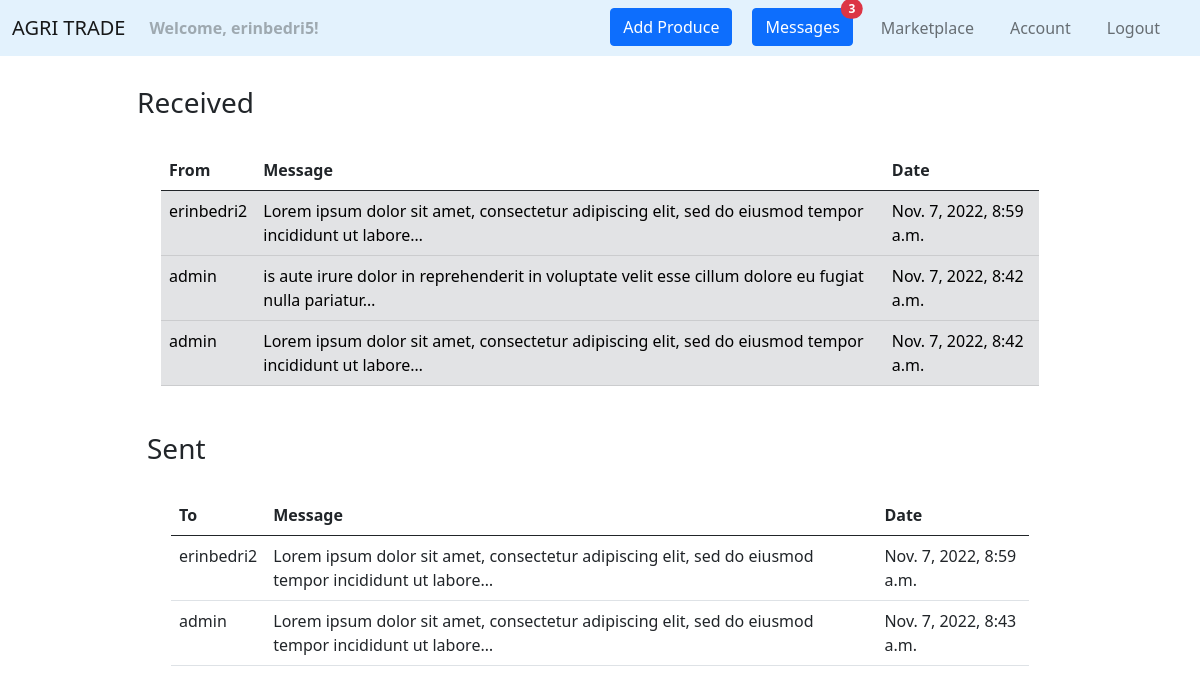
The page /messages/ (signed in) on the database as committed earlier.
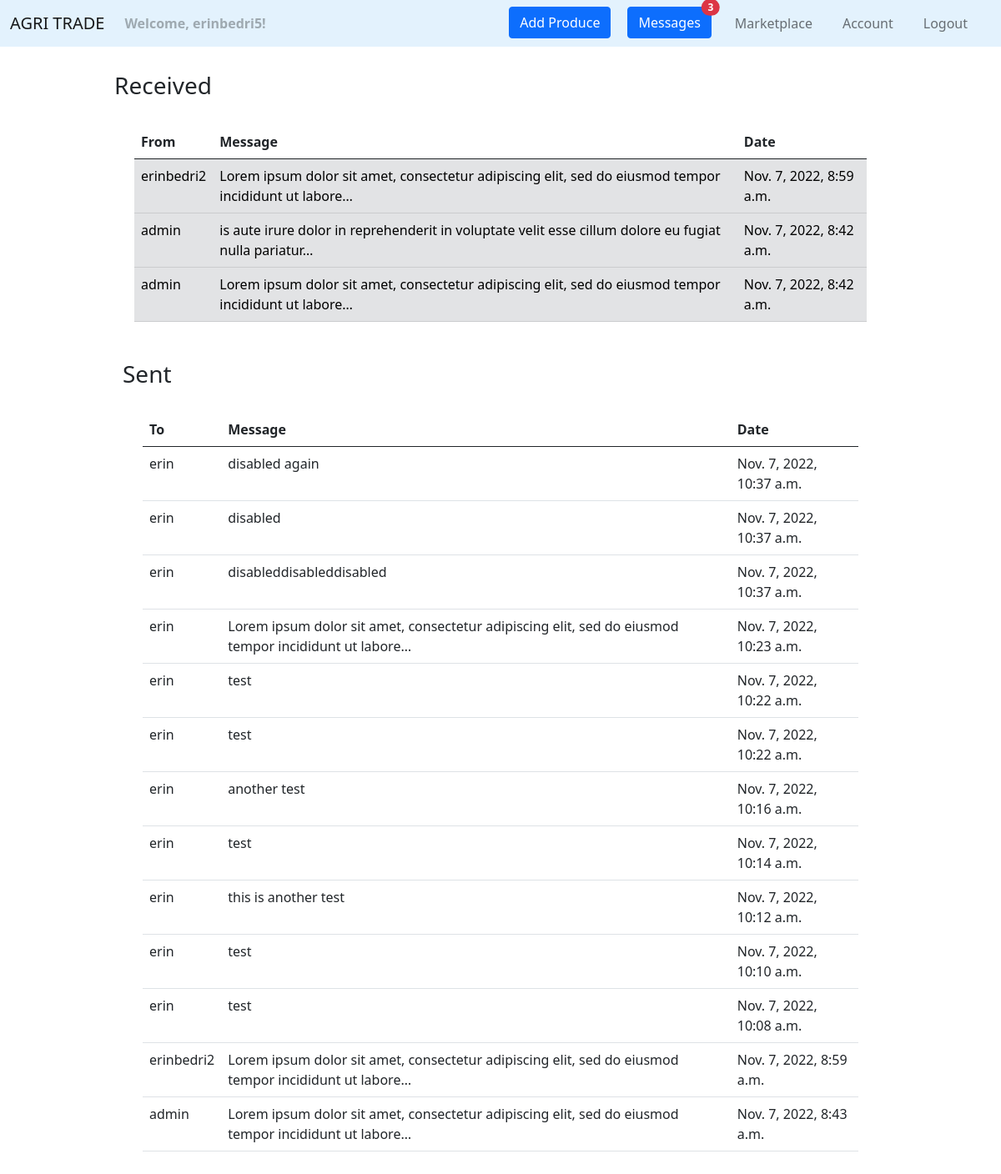
The same page on the database as committed later.
### agri_trade/user_messages/models.py (models this page shows)
class Message(models.Model):
    sender = models.ForeignKey(
        UserModel,
        on_delete=CASCADE,
        related_name='sender',
    )
    receiver = models.ForeignKey(
        UserModel,
        on_delete=CASCADE,
        related_name='receiver',
    )
    body = models.TextField(
        max_length=500,
    )
    created_at = models.DateTimeField(
        auto_now_add=True,
    )
    is_read = models.BooleanField(
        default=False,
    )

### agri_trade/user_messages/views.py (the view)
# urls.py: path('', views.show_messages, name='messages'),
@login_required
def show_messages(request):
    messages_inbox = Message.objects\
        .filter(receiver=request.user)\
        .order_by('-created_at')
    messages_outbox = Message.objects\
        .filter(sender=request.user)\
        .order_by('-created_at')
    unread_messages_count = Message.objects\
        .filter(is_read=False)\
        .filter(receiver=request.user)\
        .count()
    context = {
        'messages_inbox': messages_inbox,
        'messages_outbox': messages_outbox,
        'unread_messages_count': unread_messages_count,
    }
    return render(request, 'user_messages/messages.html', context)

### agri_trade/user_messages/templates/user_messages/messages.html
{% extends 'web/base.html' %}
{% block content %}
    <div class="container" style="margin-top: 30px; margin-bottom: 50px">
        <div class="row justify-content-md-center">
            <div class="col-md-10">
                <h3>Received</h3>
                <div class="container">
                    <table class="table table-hover" style="margin-top: 30px">
                        <thead>
                        <tr>
                            <th scope="col">From</th>
                            <th scope="col">Message</th>
                            <th scope="col">Date</th>
                        </tr>
                        </thead>
                        <tbody>
                        {% for message in messages_inbox %}
                            <tr onclick="window.location='{% url 'user_messages:message' message.id %}';"
                                    {% if not message.is_read %} class="table-secondary" {% endif %}>
                                <td>{{ message.sender }}</td>
                                <td>{{ message.body|truncatechars:100 }}</td>
                                <td>{{ message.created_at }}</td>
                            </tr>
                        {% empty %}
                            <p>You have not received any messages yet.</p>
                        {% endfor %}
                        </tbody>
                    </table>
                </div>
            </div>
        </div>
        <div class="container" style="margin-top: 30px; margin-bottom: 50px">
            <div class="row justify-content-md-center">
                <div class="col-md-10">
                    <h3>Sent</h3>
                    <div class="container">
                        <table class="table table-hover" style="margin-top: 30px">
                            <thead>
                            <tr>
                                <th scope="col">To</th>
                                <th scope="col">Message</th>
                                <th scope="col">Date</th>
                            </tr>
                            </thead>
                            <tbody>
                            {% for message in messages_outbox %}
                                <tr onclick="window.location='{% url 'user_messages:message' message.id %}';">
                                    <td>{{ message.receiver }}</td>
                                    <td>{{ message.body|truncatechars:100 }}</td>
                                    <td>{{ message.created_at }}</td>
                                </tr>
                            {% empty %}
                                <p>You have not sent any messages yet.</p>
                            {% endfor %}
                            </tbody>
                        </table>
                    </div>
                </div>
            </div>
        </div>
    </div>
{% endblock %}

### agri_trade/web/templates/web/base.html (shortened to what this page needs)
{% load static %}
<!doctype html>
<html lang="en">
<head>
    <link rel="stylesheet" href="{% static 'style.css' %}">
    <link href="https://cdn.jsdelivr.net/npm/bootstrap@5.0.2/dist/css/bootstrap.min.css" rel="stylesheet"
>
</head>
<body>
{% include 'web/navigation.html' %}
{% block content %}{% endblock %}
</body>
</html>

### agri_trade/web/templates/web/navigation.html (shortened to what this page needs)
<nav class="navbar navbar-expand-lg navbar-light" style="background-color: #e3f2fd;">
    <div class="container-fluid">
        <a class="navbar-brand" href="{% url 'web:homepage' %}">AGRI TRADE</a>
        <ul class="navbar-nav">
            {% if request.user.is_authenticated %}
                <li class="nav-item">
                    <b><a class="nav-link disabled" href="#">Welcome, {{ request.user.username }}!</a></b>
                </li>
            {% endif %}
        </ul>
        <div class="collapse navbar-collapse" id="navbarNavDropdown">
            <ul class="navbar-nav ms-auto">
                {% if request.user.is_authenticated %}
                    <li class="nav-item" style="padding-right: 20px">
                        <a class="btn btn-primary" href="{% url 'marketplace:add product' %}">Add Produce</a>
                    </li>
                    <li class="nav-item" style="padding-right: 20px">
                        <button type="button" class="btn btn-primary position-relative"
                                onclick="location.href = '{% url 'user_messages:messages' %}';">
                            Messages
                            {% if unread_messages_count > 0 %}
                                <span class="position-absolute top-0 start-100 translate-middle badge rounded-pill bg-danger">
                                {{ unread_messages_count }}
                            </span>
                            {% endif %}
                        </button>
                    </li>
                    <li class="nav-item" style="padding-right: 20px">
                        <a class="nav-link" href="{% url 'marketplace:marketplace' %}">Marketplace</a>
                    </li>
                    <li class="nav-item" style="padding-right: 20px">
                        <a class="nav-link" href="{% url 'accounts:account' %}">Account</a>
                    </li>
                    <li class="nav-item" style="padding-right: 20px">
                        <a class="nav-link" href="{% url 'accounts:logout' %}">Logout</a>
                    </li>
                {% endif %}
            </ul>
        </div>
    </div>
</nav>

Rows that differ between the two databases and show on the page:
added Message: receiver "erin", body "disabled again", created_at "Nov. 7, 2022, 10:37 a.m.", shown under "Sent"
added Message: receiver "erin", body "disabled", created_at "Nov. 7, 2022, 10:37 a.m.", shown under "Sent"
added Message: receiver "erin", body "disableddisableddisabled", created_at "Nov. 7, 2022, 10:37 a.m.", shown under "Sent"
added Message: receiver "erin", body "Lorem ipsum dolor sit amet, consectetur adipiscing elit, sed do eiusmod tempor incididunt ut labore…", created_at "Nov. 7, 2022, 10:23 a.m.", shown under "Sent"
added Message: receiver "erin", body "test", created_at "Nov. 7, 2022, 10:22 a.m.", shown under "Sent"
added Message: receiver "erin", body "test", created_at "Nov. 7, 2022, 10:22 a.m.", shown under "Sent"
added Message: receiver "erin", body "another test", created_at "Nov. 7, 2022, 10:16 a.m.", shown under "Sent"
added Message: receiver "erin", body "test", created_at "Nov. 7, 2022, 10:14 a.m.", shown under "Sent"
added Message: receiver "erin", body "this is another test", created_at "Nov. 7, 2022, 10:12 a.m.", shown under "Sent"
added Message: receiver "erin", body "test", created_at "Nov. 7, 2022, 10:10 a.m.", shown under "Sent"
added Message: receiver "erin", body "test", created_at "Nov. 7, 2022, 10:08 a.m.", shown under "Sent"
